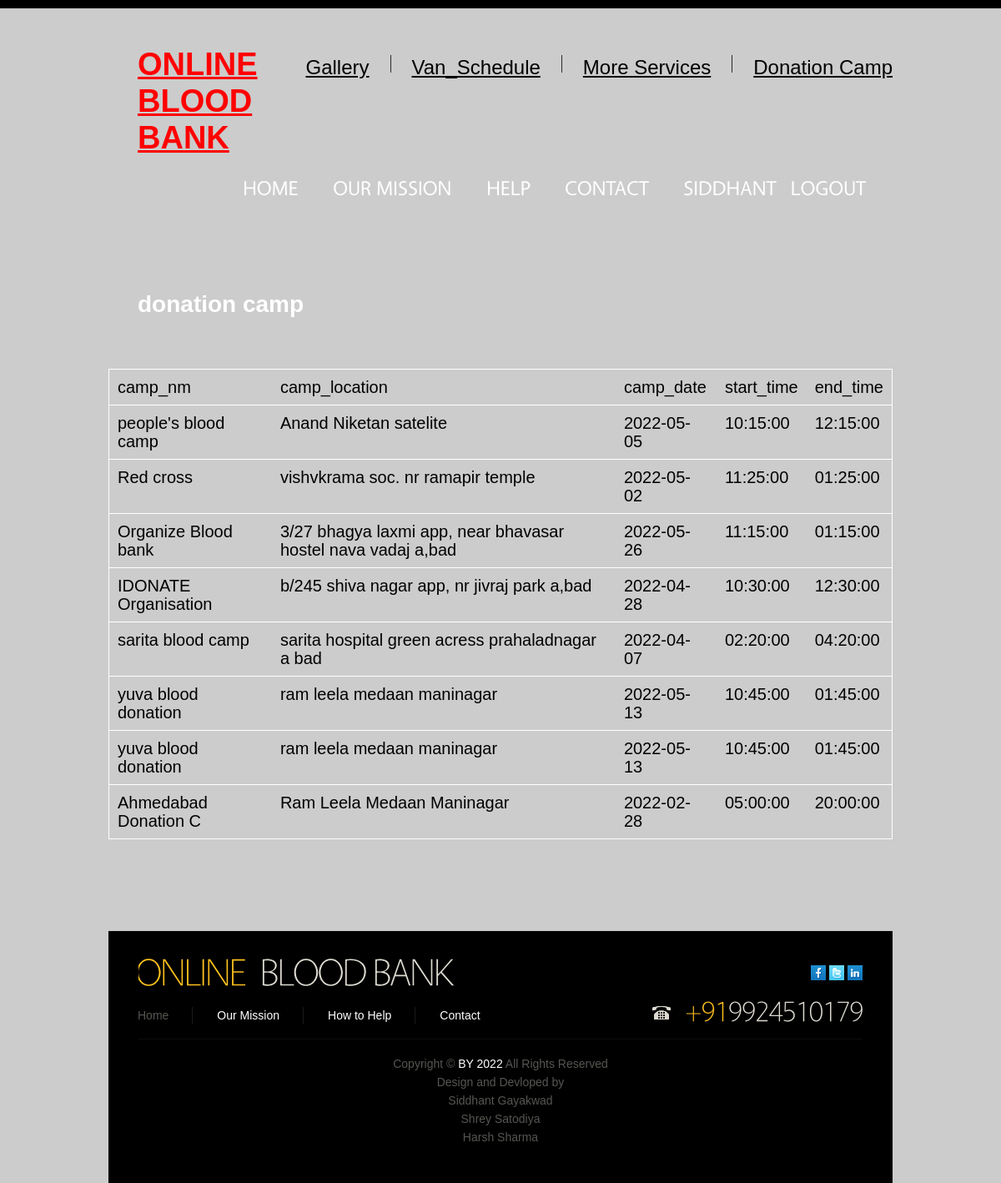
The app's page /final_project/display_donation_camp.php (signed in) with its own data.
### tables this page shows
CREATE TABLE `donation_camp` (
  `camp_id` int(11) NOT NULL,
  `camp_nm` varchar(20) NOT NULL,
  `camp_location` varchar(400) NOT NULL,
  `camp_date` date NOT NULL,
  `start_time` time NOT NULL,
  `end_time` time NOT NULL
);

### final_project/display_donation_camp.php (the view, shortened to what this page needs)
<?php
include "header.php";
?>
      <section id="main-content">
          <section class="wrapper">
<br>
<br>
<center>
<h1 align="center" style="font-size:28px !important; color:white; text-align:center !important;">donation camp</h1>
<br>
<br>
<br>
<br />
<br />
<br />
<table border="1" cellpadding="15" align="center">
<tr bgcolor="#999999">
<td>camp_nm</td>
<td>camp_location</td>
<td>camp_date</td>
<td>start_time</td>
<td>end_time</td>
</tr>
<?php
$con=mysqli_connect('localhost','root','',"bloodbank");
mysqli_select_db($con,"bloodbank");
$query=mysqli_query($con,"select * from donation_camp");
while($row=mysqli_fetch_array($query))
{echo"<tr>";
echo "<td>".$row['camp_nm']."</td>";
echo "<td>".$row['camp_location']."</td>";
echo "<td>".$row['camp_date']."</td>";
echo "<td>".$row['start_time']."</td>";
echo "<td>".$row['end_time']."</td>";
echo "</tr>";
}
?>
</table><br>
<br>
<br clear="all">
<br>
<br>
<?php
include "footer.php";
?>

### final_project/css/style.css (style rules this page uses)
article, aside, audio, canvas, command, datalist, details, embed, figcaption, figure, footer, header, hgroup, keygen, meter, nav, output, progress, section, source, video { display:block }
.wrapper { width:100%; overflow:hidden }
body { background-color:#CCC;border:0; font:14px "Trebuchet MS", Arial, Helvetica, sans-serif; color:#575652; line-height:22px }
h1 { float:left; padding:44px 0 0 35px }

### final_project/display_donation_camp.php (style rules this page uses)
tr,td { padding:10px !important; font-size:20px;border:1px solid white;color:#000; !important; }

### records on screen
donation_camp: camp_nm "people's blood camp", camp_location "Anand Niketan satelite", camp_date "2022-05-05", start_time "10:15:00", end_time "12:15:00"
donation_camp: camp_nm "Red cross", camp_location "vishvkrama soc. nr ramapir temple", camp_date "2022-05-02", start_time "11:25:00", end_time "01:25:00"
donation_camp: camp_nm "Organize Blood bank", camp_location "3/27 bhagya laxmi app, near bhavasar hostel nava vadaj a,bad", camp_date "2022-05-26", start_time "11:15:00", end_time "01:15:00"
donation_camp: camp_nm "IDONATE Organisation", camp_location "b/245 shiva nagar app, nr jivraj park a,bad", camp_date "2022-04-28", start_time "10:30:00", end_time "12:30:00"
donation_camp: camp_nm "sarita blood camp", camp_location "sarita hospital green acress prahaladnagar a bad", camp_date "2022-04-07", start_time "02:20:00", end_time "04:20:00"
donation_camp: camp_nm "yuva blood donation", camp_location "ram leela medaan maninagar", camp_date "2022-05-13", start_time "10:45:00", end_time "01:45:00"
donation_camp: camp_nm "yuva blood donation", camp_location "ram leela medaan maninagar", camp_date "2022-05-13", start_time "10:45:00", end_time "01:45:00"
donation_camp: camp_nm "Ahmedabad Donation C", camp_location "Ram Leela Medaan Maninagar", camp_date "2022-02-28", start_time "05:00:00", end_time "20:00:00"
